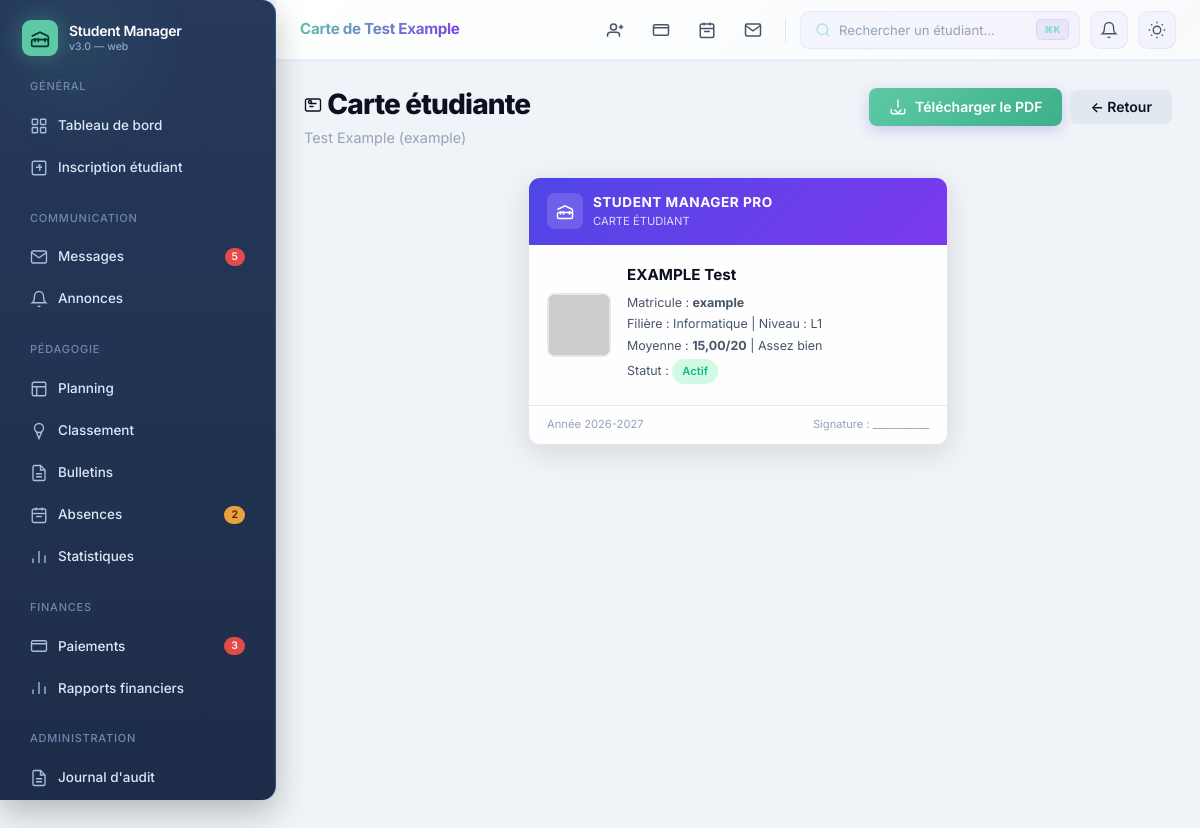
The app's page /carte/example/apercu/ (signed in) with its own data.
### students/models.py (models this page shows, shortened)
class Student(models.Model):
    STATUS_CHOICES = [
        ('Actif', 'Actif'),
        ('Suspendu', 'Suspendu'),
    ]
    matricule = models.CharField(max_length=50, primary_key=True)
    nom = models.CharField(max_length=100)
    prenom = models.CharField(max_length=100)
    age = models.IntegerField()
    photo = models.ImageField(upload_to='photos/', blank=True, null=True)
    date_ajout = models.DateTimeField(default=timezone.now)
    email = models.EmailField(blank=True, null=True)
    telephone = models.CharField(max_length=20, blank=True, null=True)
    statut = models.CharField(max_length=20, choices=STATUS_CHOICES, default='Actif')
    filiere = models.CharField(max_length=100, blank=True, null=True)
    niveau = models.CharField(max_length=10, blank=True, null=True)
    frais_scolarite = models.DecimalField(max_digits=12, decimal_places=2, default=500000.00)
    class Meta:
        db_table = 'etudiants'
        ordering = ['-matricule']
    def photo_url(self):
        if self.photo and hasattr(self.photo, 'url'):
            return self.photo.url
        initials = f"{self.prenom[0]}{self.nom[0]}".upper() if self.prenom and self.nom else "?"
        colors = ['#4f46e5', '#7c3aed', '#2563eb', '#0891b2', '#059669', '#d97706', '#dc2626']
        color = colors[hash(self.matricule or '') % len(colors)]
        return f"https://ui-avatars.com/api/?name={initials}&background={color[1:]}&color=fff&size=128&bold=true"

### students/views.py (the view)
# urls.py: path('carte/<str:matricule>/apercu/', views.carte_preview, name='carte_preview'),
@login_required
def carte_preview(request, matricule):
    student = get_object_or_404(Student, matricule=matricule)
    notes_list = [float(n.valeur) for n in student.notes.all()]
    moyenne = calculate_average(notes_list)
    appreciation = get_appreciation(moyenne)
    from django.utils import timezone
    year = timezone.now().year
    return render(request, 'students/carte_preview.html', {
        'student': student,
        'notes_list': notes_list,
        'moyenne': moyenne,
        'appreciation': appreciation,
        'year': year,
    })

### students/context_processors.py (called while the page is built)
def notifications(request):
    if request.user.is_authenticated:
        try:
            current_user = CustomUser.objects.get(username=request.user.username)
            notifications_non_lues = Notification.objects.filter(
                destinataire=current_user, lu=False
            ).count()
        except CustomUser.DoesNotExist:
            notifications_non_lues = 0
    else:
        notifications_non_lues = 0
    return {
        'notifications_non_lues': notifications_non_lues,
    }

### students/logic.py (called while the page is built, shortened)
def parse_notes(value):
    if not value:
        return []
    if isinstance(value, (list, tuple)):
        return [float(item) for item in value]

def calculate_average(notes):
    values = parse_notes(notes)
    return sum(values) / len(values) if values else 0.0

def get_appreciation(moyenne):
    if moyenne >= 16:
        return 'Excellent'
    if moyenne >= 14:
        return 'Assez bien'
    if moyenne >= 12:
        return 'Bien'
    if moyenne >= 10:
        return 'Passable'
    return 'À renforcer'

### students/templatetags/icon_tags.py (called while the page is built)
@register.simple_tag
def icon(name, class_name=""):
    svg = ICONS.get(name, '')
    svg = svg.replace('width="22" height="22"', 'width="18" height="18"')
    if class_name:
        svg = svg.replace('class="icon"', f'class="icon {class_name}"')
    return mark_safe(svg)

### templates/students/carte_preview.html (shortened to what this page needs)
{% extends 'base.html' %}
{% load static icon_tags %}
{% block page_title %}Carte de {{ student.prenom }} {{ student.nom }}{% endblock %}
{% block content %}
<div class="page-header">
  <div>
    <h1 class="page-title">{% icon 'id_card' 'w-6 h-6' %} Carte étudiante</h1>
    <div class="page-subtitle">{{ student.prenom }} {{ student.nom }} ({{ student.matricule }})</div>
  </div>
  <div class="action-row">
    <a class="btn btn-primary" href="{% url 'carte_etudiant_pdf' student.matricule %}">
      {% icon 'download' 'w-4 h-4' %} Télécharger le PDF
    </a>
    <a class="btn btn-secondary" href="{% url 'index' %}">← Retour</a>
  </div>
</div>
<div style="display:flex; justify-content:center; margin-bottom:24px;">
  <div class="carte-preview">
    <div class="carte-header">
      <div class="carte-header-content">
        <div class="carte-header-icon">
          <svg width="18" height="18" viewBox="0 0 24 24" fill="none" stroke="white" stroke-width="2"><path d="M22 10v6M2 10l10-5 10 5M6 12v5"/><path d="M18 12v5"/><path d="M10 12v5"/><path d="M4 22h16a2 2 0 002-2v-4a2 2 0 00-2-2H4a2 2 0 00-2 2v4a2 2 0 002 2z"/></svg>
        </div>
        <div>
          <div class="carte-header-title">STUDENT MANAGER PRO</div>
          <div class="carte-header-subtitle">CARTE ÉTUDIANT</div>
        </div>
      </div>
    </div>
    <div class="carte-body">
      <div style="display:flex; gap:16px; align-items:center;">
        <img src="{{ student.photo_url }}" alt="" class="avatar" style="width:64px; height:64px; border-radius:8px; object-fit:cover; border:2px solid var(--border);">
        <div style="flex:1;">
          <div class="carte-name">{{ student.nom.upper }} {{ student.prenom }}</div>
          <div class="carte-info">Matricule : <strong>{{ student.matricule }}</strong></div>
          <div class="carte-info">Filière : {{ student.filiere|default:"-" }} | Niveau : {{ student.niveau|default:"-" }}</div>
          <div class="carte-info">Moyenne : <strong>{{ moyenne|floatformat:2 }}/20</strong> | {{ appreciation }}</div>
          <div class="carte-info">Statut :
            <span class="pill {% if student.statut == 'Actif' %}pill-success{% else %}pill-danger{% endif %}" style="font-size:0.7rem;">
              {{ student.statut }}
            </span>
          </div>
        </div>
      </div>
    </div>
    <div class="carte-footer">
      <span>Année {{ year }}-{{ year|add:1 }}</span>
      <span>Signature : ___________</span>
    </div>
  </div>
</div>
{% endblock %}

### static/css/student_manager.css (style rules this page uses)
*, *::before, *::after { box-sizing: border-box; margin: 0; padding: 0; }
:root { --bg: #f0f4f8; --surface: rgba(255, 255, 255, 0.95); --surface-strong: #ffffff; --text: #0b1120; --text-secondary: #475569; --muted: #94a3b8; --primary: #5DCAA5; --primary-light: #7DDBC0; --primary-dark: #3DAF8A; --primary-gradient: linear-gradient(135deg, #5DCAA5, #3DAF8A); --primary-gradient-2: linear-gradient(135deg, #5DCAA5, #7DDBC0); --success: #10b981; --success-light: #d1fae5; --danger: #ef4444; --danger-light: #fee2e2; --warning: #f59e0b; --warning-light: #fef3c7; --info: #3b82f6; --info-light: #dbeafe; --border: #e2e8f0; --border-light: #f1f5f9; --shadow-sm: 0 1px 3px rgba(0,0,0,0.06), 0 1px 2px rgba(0,0,0,0.04); --shadow: 0 4px 6px -1px rgba(0,0,0,0.07), 0 2px 4px -1px rgba(0,0,0,0.04); --shadow-md: 0 10px 15px -3px rgba(0,0,0,0.08), 0 4px 6px -2px rgba(0,0,0,0.04); --shadow-lg: 0 20px 25px -5px rgba(0,0,0,0.08), 0 10px 10px -5px rgba(0,0,0,0.04); --shadow-xl: 0 25px 50px -12px rgba(0,0,0,0.15); --radius-sm: 8px; --radius: 12px; --radius-md: 16px; --radius-lg: 20px; --radius-xl: 24px; --transition: all 0.2s cubic-bezier(0.4, 0, 0.2, 1); --transition-slow: all 0.3s cubic-bezier(0.4, 0, 0.2, 1); --transition-bounce: all 0.4s cubic-bezier(0.34, 1.56, 0.64, 1); --font: 'Inter', -apple-system, BlinkMacSystemFont, 'Segoe UI', Roboto, sans-serif; --sidebar-width: 276px; --sidebar-collapsed: 72px; --topbar-height: 60px; --sidebar-grad-top: #26395C; --sidebar-grad-bottom: #1D2C48; --sidebar-border: #35507A; --sidebar-link-inactive: #DCE7F9; --sidebar-link-active: #FFFFFF; --sidebar-accent: #5DCAA5; --sidebar-accent-bg: rgba(93, 202, 165, 0.16); --sidebar-hover-bg: rgba(255,255,255,0.04); --sidebar-label: #6F87B0; --sidebar-text-muted: #8FA6CC; --sidebar-danger: #F87171; --badge-urgent-bg: #E24B4A; --badge-urgent-fg: #FEF0F0; --badge-warning-bg: #E9A23B; --badge-warning-fg: #402B04; }
html { scroll-behavior: smooth; }
body { font-family: var(--font); background: var(--bg); color: var(--text); line-height: 1.6; transition: background 0.3s ease, color 0.3s ease; min-height: 100vh; opacity: 0; animation: bodyFadeIn 0.4s ease forwards; }
* { scrollbar-width: thin; scrollbar-color: var(--muted) var(--border-light); }
body { display: block; min-height: 100vh; }
.page-header { display: flex; justify-content: space-between; align-items: flex-start; flex-wrap: wrap; gap: 16px; margin-bottom: 28px; animation: fadeInUp 0.5s ease; }
.page-title { font-size: 1.75rem; font-weight: 800; letter-spacing: -0.03em; color: var(--text); line-height: 1.2; }
.page-subtitle { color: var(--muted); font-size: 0.9rem; margin-top: 4px; font-weight: 400; }
.pill { display: inline-flex; align-items: center; gap: 6px; padding: 4px 10px; border-radius: 999px; font-size: 0.8rem; font-weight: 600; background: rgba(79, 70, 229, 0.08); color: var(--primary); transition: var(--transition); }
.pill-success { background: var(--success-light); color: var(--success); }
.avatar { width: 36px; height: 36px; border-radius: 50%; background: var(--primary-gradient); color: white; display: flex; align-items: center; justify-content: center; font-weight: 700; font-size: 0.85rem; flex-shrink: 0; transition: var(--transition-bounce); }
.btn { display: inline-flex; align-items: center; justify-content: center; gap: 8px; padding: 10px 20px; border-radius: var(--radius-sm); font-size: 0.875rem; font-weight: 600; font-family: var(--font); cursor: pointer; transition: var(--transition-bounce); border: none; text-decoration: none; line-height: 1; white-space: nowrap; position: relative; overflow: hidden; }
.btn::after { content: ''; position: absolute; top: 50%; left: 50%; width: 0; height: 0; border-radius: 50%; background: rgba(255,255,255,0.2); transform: translate(-50%, -50%); transition: width 0.6s ease, height 0.6s ease; }
.btn-primary { background: var(--primary-gradient); color: white; box-shadow: 0 4px 14px rgba(79, 70, 229, 0.25); }
.btn-secondary { background: var(--border); color: var(--text); }
.action-row { display: flex; gap: 8px; flex-wrap: wrap; align-items: center; }

### records on screen
Student: prenom "Test", nom "Example", matricule "example", nom "EXAMPLE", filiere "Informatique", niveau "L1", statut "Actif"

### other values on screen
{{ moyenne|floatformat:2 }} "15,00"
{{ appreciation }} "Assez bien"
